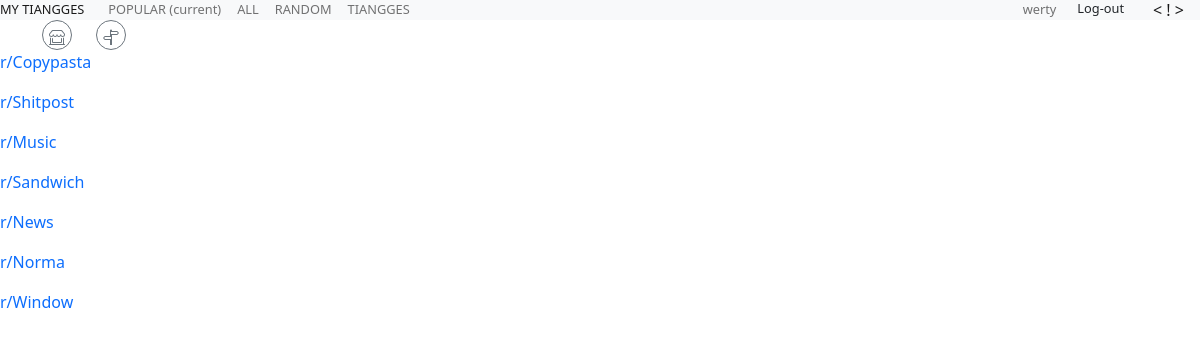
/tiangge_list (signed in), run on the app's committed database.
### tables this page shows
CREATE TABLE "tiangges" (
	"id"	INTEGER NOT NULL UNIQUE,
	"name"	TEXT NOT NULL UNIQUE,
	"subscribers"	INTEGER,
	"date_created"	NUMERIC,
	"banner"	TEXT,
	"icon"	TEXT,
	PRIMARY KEY("id" AUTOINCREMENT)
);

### main.py (the view)
@app.route('/tiangge_list')
def tiangge_list():
    tiangges = select_tiangge()
    return render_template('tiangge_list.html', tiangges=tiangges, )

### data.py (called while the page is built)
def connect_db(path):
    conn = sqlite3.connect(path)
    conn.row_factory = sqlite3.Row
    conn.execute("PRAGMA foreign_keys = ON")
    return (conn, conn.cursor(),)

def select_tiangge():
    conn, cur = connect_db(db_path)
    query = 'SELECT * FROM tiangges'
    results = cur.execute(query,).fetchall()
    return results

### templates/tiangge_list.html
{% extends 'base.html' %}
{% block content %}
{% for tiangge in tiangges %}
    <p>
        <a href="{{url_for('tiangge', name=tiangge.name)}}">
            r/{{tiangge.name}}
        </a>
    </p>
{% endfor %}
{% endblock %}

### static/styles/mainpage.css (style rules this page uses)
html { position: relative; min-height: 100%; }
body { margin-bottom: 60px; }

### data on the page
tiangges: name "Copypasta"
tiangges: name "Shitpost"
tiangges: name "Music"
tiangges: name "Sandwich"
tiangges: name "News"
tiangges: name "Norma"
tiangges: name "Window"

### other printed values
{{ session.user }} "werty"
